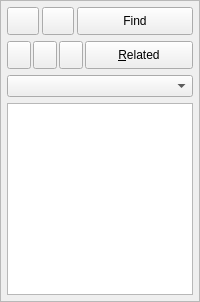
             <widget class="QFrame" name="frame_2">
              <property name="sizePolicy">
               <sizepolicy hsizetype="Preferred" vsizetype="Expanding">
                <horstretch>0</horstretch>
                <verstretch>0</verstretch>
               </sizepolicy>
              </property>
              <property name="minimumSize">
               <size>
                <width>180</width>
                <height>16</height>
               </size>
              </property>
              <property name="maximumSize">
               <size>
                <width>200</width>
                <height>16777215</height>
               </size>
              </property>
              <property name="frameShape">
               <enum>QFrame::StyledPanel</enum>
              </property>
              <property name="frameShadow">
               <enum>QFrame::Raised</enum>
              </property>
              <layout class="QVBoxLayout" name="verticalLayout">
               <property name="margin">
                <number>6</number>
               </property>
               <item>
                <widget class="QFrame" name="frame_15">
                 <property name="frameShape">
                  <enum>QFrame::NoFrame</enum>
                 </property>
                 <property name="frameShadow">
                  <enum>QFrame::Raised</enum>
                 </property>
                 <layout class="QHBoxLayout" name="horizontalLayout_3">
                  <property name="spacing">
                   <number>3</number>
                  </property>
                  <property name="margin">
                   <number>0</number>
                  </property>
                  <item>
                   <widget class="QPushButton" name="home_pushButton">
                    <property name="minimumSize">
                     <size>
                      <width>32</width>
                      <height>0</height>
                     </size>
                    </property>
                    <property name="maximumSize">
                     <size>
                      <width>32</width>
                      <height>28</height>
                     </size>
                    </property>
                    <property name="toolTip">
                     <string>Exit the Current Patient Record.</string>
                    </property>
                    <property name="text">
                     <string/>
                    </property>
                    <property name="icon">
                     <iconset resource="../resources/resources.qrc">
                      <normaloff>:/kfm_home.png</normaloff>:/kfm_home.png</iconset>
                    </property>
                    <property name="iconSize">
                     <size>
                      <width>32</width>
                      <height>24</height>
                     </size>
                    </property>
                    <property name="shortcut">
                     <string>Esc</string>
                    </property>
                   </widget>
                  </item>
                  <item>
                   <widget class="QPushButton" name="newPatientPushButton">
                    <property name="sizePolicy">
                     <sizepolicy hsizetype="Minimum" vsizetype="Minimum">
                      <horstretch>0</horstretch>
                      <verstretch>0</verstretch>
                     </sizepolicy>
                    </property>
                    <property name="minimumSize">
                     <size>
                      <width>32</width>
                      <height>0</height>
                     </size>
                    </property>
                    <property name="maximumSize">
                     <size>
                      <width>32</width>
                      <height>28</height>
                     </size>
                    </property>
                    <property name="toolTip">
                     <string>Add a New Patient to the database.</string>
                    </property>
                    <property name="text">
                     <string/>
                    </property>
                    <property name="icon">
                     <iconset resource="../resources/resources.qrc">
                      <normaloff>:/add_user.png</normaloff>:/add_user.png</iconset>
                    </property>
                    <property name="iconSize">
                     <size>
                      <width>32</width>
                      <height>16</height>
                     </size>
                    </property>
                   </widget>
                  </item>
                  <item>
                   <widget class="QPushButton" name="findButton">
                    <property name="sizePolicy">
                     <sizepolicy hsizetype="Preferred" vsizetype="Preferred">
                      <horstretch>0</horstretch>
                      <verstretch>0</verstretch>
                     </sizepolicy>
                    </property>
                    <property name="minimumSize">
                     <size>
                      <width>80</width>
                      <height>28</height>
                     </size>
                    </property>
                    <property name="maximumSize">
                     <size>
                      <width>16777215</width>
                      <height>28</height>
                     </size>
                    </property>
                    <property name="toolTip">
                     <string>Click on this Button to search for in patient in your database.</string>
                    </property>
                    <property name="text">
                     <string>Find</string>
                    </property>
                    <property name="icon">
                     <iconset resource="../resources/resources.qrc">
                      <normaloff>:/search.png</normaloff>:/search.png</iconset>
                    </property>
                    <property name="iconSize">
                     <size>
                      <width>24</width>
                      <height>24</height>
                     </size>
                    </property>
                    <property name="shortcut">
                     <string>Ctrl+F</string>
                    </property>
                   </widget>
                  </item>
                 </layout>
                </widget>
               </item>
               <item>
                <widget class="QFrame" name="frame_16">
                 <property name="frameShape">
                  <enum>QFrame::NoFrame</enum>
                 </property>
                 <property name="frameShadow">
                  <enum>QFrame::Raised</enum>
                 </property>
                 <layout class="QHBoxLayout" name="horizontalLayout">
                  <property name="spacing">
                   <number>2</number>
                  </property>
                  <property name="margin">
                   <number>0</number>
                  </property>
                  <item>
                   <widget class="QPushButton" name="backButton">
                    <property name="sizePolicy">
                     <sizepolicy hsizetype="Minimum" vsizetype="Minimum">
                      <horstretch>0</horstretch>
                      <verstretch>0</verstretch>
                     </sizepolicy>
                    </property>
                    <property name="maximumSize">
                     <size>
                      <width>24</width>
                      <height>28</height>
                     </size>
                    </property>
                    <property name="toolTip">
                     <string>This cycles back through the history of records loaded today.</string>
                    </property>
                    <property name="text">
                     <string/>
                    </property>
                    <property name="icon">
                     <iconset resource="../resources/resources.qrc">
                      <normaloff>:/back.png</normaloff>:/back.png</iconset>
                    </property>
                    <property name="iconSize">
                     <size>
                      <width>32</width>
                      <height>16</height>
                     </size>
                    </property>
                   </widget>
                  </item>
                  <item>
                   <widget class="QPushButton" name="reloadButton">
                    <property name="sizePolicy">
                     <sizepolicy hsizetype="Minimum" vsizetype="Minimum">
                      <horstretch>0</horstretch>
                      <verstretch>0</verstretch>
                     </sizepolicy>
                    </property>
                    <property name="maximumSize">
                     <size>
                      <width>24</width>
                      <height>28</height>
                     </size>
                    </property>
                    <property name="toolTip">
                     <string>Reload the patient from the database.</string>
                    </property>
                    <property name="text">
                     <string/>
                    </property>
                    <property name="icon">
                     <iconset resource="../resources/resources.qrc">
                      <normaloff>:/agt_reload.png</normaloff>:/agt_reload.png</iconset>
                    </property>
                    <property name="shortcut">
                     <string>Ctrl+R</string>
                    </property>
                   </widget>
                  </item>
                  <item>
                   <widget class="QPushButton" name="nextButton">
                    <property name="sizePolicy">
                     <sizepolicy hsizetype="Minimum" vsizetype="Minimum">
                      <horstretch>0</horstretch>
                      <verstretch>0</verstretch>
                     </sizepolicy>
                    </property>
                    <property name="maximumSize">
                     <size>
                      <width>24</width>
                      <height>28</height>
                     </size>
                    </property>
                    <property name="toolTip">
                     <string>This cycles forwards through the history of records loaded today.</string>
                    </property>
                    <property name="text">
                     <string/>
                    </property>
                    <property name="icon">
                     <iconset resource="../resources/resources.qrc">
                      <normaloff>:/forward.png</normaloff>:/forward.png</iconset>
                    </property>
                    <property name="iconSize">
                     <size>
                      <width>32</width>
                      <height>16</height>
                     </size>
                    </property>
                   </widget>
                  </item>
                  <item>
                   <widget class="QPushButton" name="relatedpts_pushButton">
                    <property name="minimumSize">
                     <size>
                      <width>60</width>
                      <height>28</height>
                     </size>
                    </property>
                    <property name="toolTip">
                     <string>Show patients who live at the same address, or who have a similar name.</string>
                    </property>
                    <property name="text">
                     <string>&amp;Related</string>
                    </property>
                    <property name="icon">
                     <iconset resource="../resources/resources.qrc">
                      <normaloff>:/agt_family.png</normaloff>:/agt_family.png</iconset>
                    </property>
                    <property name="shortcut">
                     <string>Ctrl+G</string>
                    </property>
                   </widget>
                  </item>
                 </layout>
                </widget>
               </item>
               <item>
                <widget class="QComboBox" name="daylistBox">
                 <property name="sizePolicy">
                  <sizepolicy hsizetype="Preferred" vsizetype="Preferred">
                   <horstretch>0</horstretch>
                   <verstretch>0</verstretch>
                  </sizepolicy>
                 </property>
                 <property name="toolTip">
                  <string>A drop down box of all patients who have an appointment today.</string>
                 </property>
                 <property name="maxVisibleItems">
                  <number>40</number>
                 </property>
                 <property name="sizeAdjustPolicy">
                  <enum>QComboBox::AdjustToContentsOnFirstShow</enum>
                 </property>
                </widget>
               </item>
               <item>
                <widget class="QTextBrowser" name="detailsBrowser">
                 <property name="sizePolicy">
                  <sizepolicy hsizetype="Fixed" vsizetype="Expanding">
                   <horstretch>0</horstretch>
                   <verstretch>0</verstretch>
                  </sizepolicy>
                 </property>
                </widget>
               </item>
              </layout>
             </widget>
